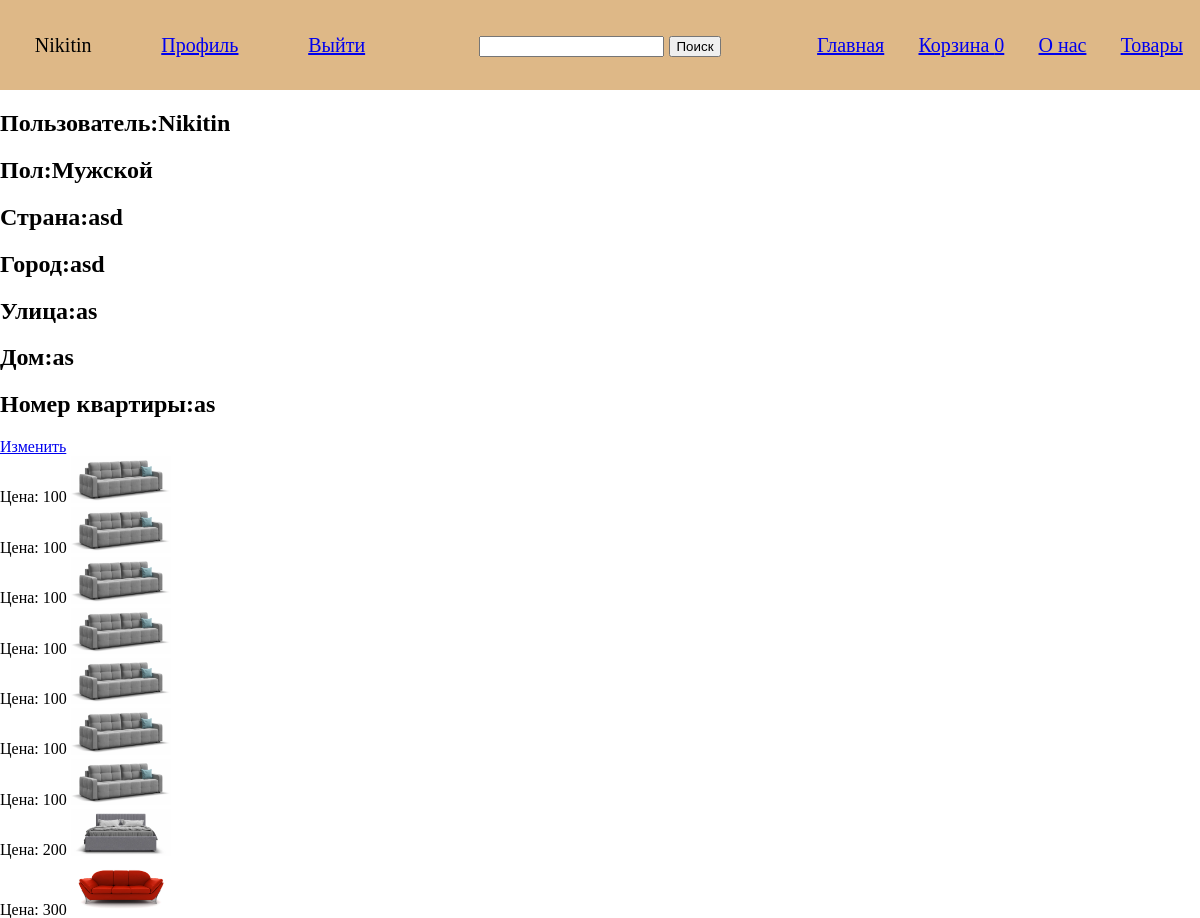
Page /account/profile/3 (signed in) on the committed database.
### account/models/profile.py (models this page shows, shortened)
class Profile(models.Model):
    user = models.OneToOneField(User, on_delete=models.CASCADE)
    gender = models.CharField(choices=Gender, blank=True, max_length=20)
    country = models.CharField(max_length=100, blank=True)
    city = models.CharField(max_length=100, blank=True)
    street = models.CharField(max_length=100, blank=True)
    house = models.CharField(max_length=100, blank=True)
    apartment_number = models.CharField(max_length=100, blank=True)

### order/models/order.py (models this page shows, shortened)
class OrderItem(models.Model):
    order = models.ForeignKey(Order, related_name='items', on_delete=models.CASCADE)
    furniture = models.ForeignKey(Furniture, on_delete=models.CASCADE)
    quantity = models.IntegerField()

### furniture/models/furniture.py (models this page shows)
class Furniture(models.Model):
    label = models.CharField(max_length=255)
    image = models.ImageField(upload_to="furniture/%Y/%m/%d")
    price = models.IntegerField()

### account/views.py (the view)
# urls.py: path('profile/<int:pk>', profile_view, name='profile'),
@login_required(login_url='login')
def profile_view(request: HttpRequest, pk):
    if pk != request.user.id:
        return redirect('home')
    user = Profile.objects.select_related('user').get(user=pk)
    orderItem = OrderItem.objects.select_related('order').filter(order__customer_user_id=pk)
    return render(request, 'profile.html', context={
        'user': user,
        'orderItem': orderItem
    })

### app/context_processors.py (called while the page is built)
def cart(request):
    return {'cart': CartSession(request.session), }

### cart/cart.py (called while the page is built)
    def __len__(self):
        return sum(item['quantity'] for item in self.cart.values())

### templates/profile.html
{% extends "base.html" %}
{% block content %}
<h2>Пользователь:{{user.user.username}}</h2>
<h2>Пол:{{user.gender}}</h2>
<h2>Страна:{{user.country}}</h2>
<h2>Город:{{user.city}}</h2>
<h2>Улица:{{user.street}}</h2>
<h2>Дом:{{user.house}}</h2>
<h2>Номер квартиры:{{user.apartment_number}}</h2>
<a href="{% url 'editProfile' user.id %}">Изменить</a>
<div>
    <div>
        {% for item in orderItem %}
        <div>
            Цена: {{item.furniture.price}}
            <img src="{{ item.furniture.image.url }}" width="100px" alt="">
        </div>
        {% endfor %}
    </div>
</div>
{% endblock %}

### templates/base.html (shortened to what this page needs)
{% load static %}
<!DOCTYPE html>
<html lang="en">
<head>
    <link rel="stylesheet" href="{% static 'style/style.css' %}">
</head>
<body>
    <header>
        <div>
            {% if request.user %}
            {{ request.user.username }}
            {% endif %}
            {% if request.user.id %}
            <a href="{% url 'profile' user.id %}">Профиль</a>
            <a href="{% url 'logout' %}">Выйти</a>
            {% else %}
            <a href="{% url 'register' %}">Зарегистрироваться</a>
            <a href="{% url 'login' %}">Войти</a>
            {% endif %}
        </div>
        <div class="search">
            <form action="{% url 'search' %}">
                <input type="text" name="search">
                <button type="submit">Поиск</button>
            </form>
        </div>
        <div>
            <a href="{% url 'home' %}">Главная</a>
            <a href="{% url 'cart_detail' %}">Корзина {{cart |length}}</a>
            <a href="{% url 'aboutUs' %}">О нас</a>
            <a href="{% url 'products' %}">Товары</a>
        </div>
    </header>
    {% block content %}
    {% endblock %}
</body>
</html>

### static/style/style.css (style rules this page uses)
body { margin: 0; padding: 0; }
header { height: 90px; background-color: burlywood; display: flex; flex-direction: row; font-size: 15pt; align-items: center; }
header > div { display: flex; justify-content: space-around; width: 100%; }

### rows in the picture
Profile: user.username "Nikitin", gender "Мужской", country "asd", city "asd", street "as", house "as", apartment_number "as"
OrderItem: furniture.price "100", furniture.image (picture)
OrderItem: furniture.price "100", furniture.image (picture)
OrderItem: furniture.price "100", furniture.image (picture)
OrderItem: furniture.price "100", furniture.image (picture)
OrderItem: furniture.price "100", furniture.image (picture)
OrderItem: furniture.price "100", furniture.image (picture)
OrderItem: furniture.price "100", furniture.image (picture)
OrderItem: furniture.price "200", furniture.image (picture)
OrderItem: furniture.price "300", furniture.image (picture)

### other values in the picture
{{ request.user.username }} "Nikitin"
{{ cart |length }} "0"
